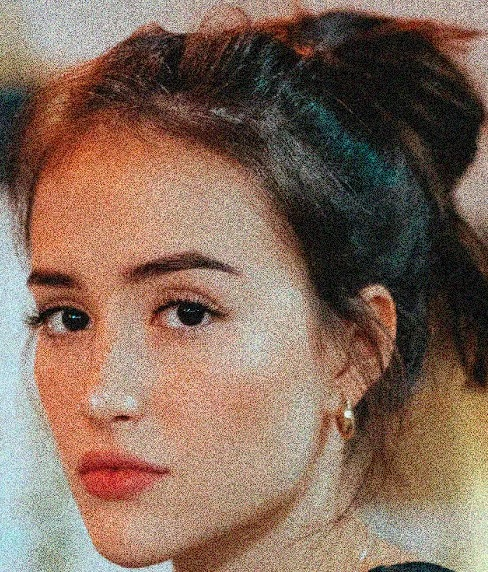
//> input picture OpenCVBasic/Canny/image.jpg, 488 x 572 px
$ ./Canny   (built with g++ and OpenCV 4)
//> lines starting //> are read from the running program, lines starting //| are printed output that depends on the picture
#include <opencv2/opencv.hpp>
#include "opencv2/highgui/highgui_c.h"
#include "opencv2/cvconfig.h"

using namespace cv;
using namespace std;

int main()
{
	Mat img;
	Mat edges, edgesC, edgesH;
	//img = imread("test.jpg");
	img = imread("image.jpg");
//> img is the input picture: 572 rows x 488 cols, CV_8UC3; mean B, G, R 91.5, 107.1, 132.7
	GaussianBlur(img, img, Size(3, 3), 0);
	imshow("Оригинал", img);
	cvtColor(img, edges, CV_BGR2GRAY);
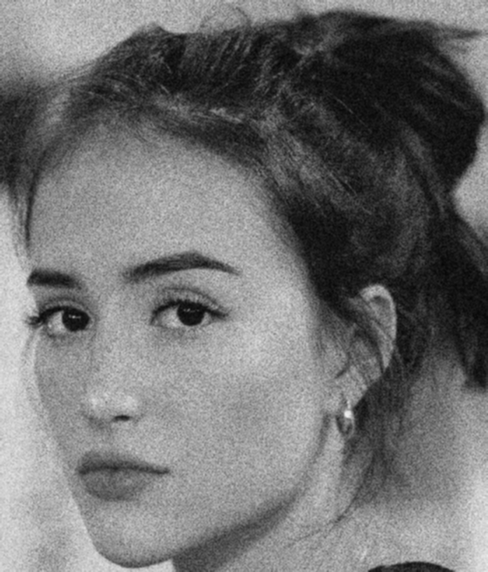
//> edges: 572 rows x 488 cols, CV_8UC1; min 6, max 237, mean 113
	imshow("ЧБ", edges);

	Canny(edges, edgesC, 50, 120);
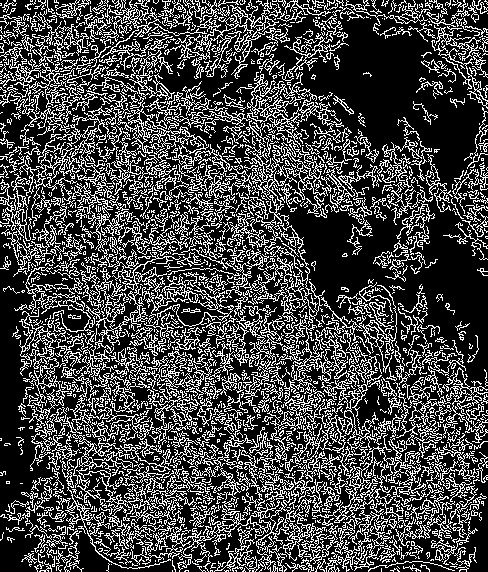
//> edgesC: 572 rows x 488 cols, CV_8UC1; 27.4% white in thin lines or dots

	imshow("Canny", edgesC);
	waitKey();

	destroyAllWindows();
}
